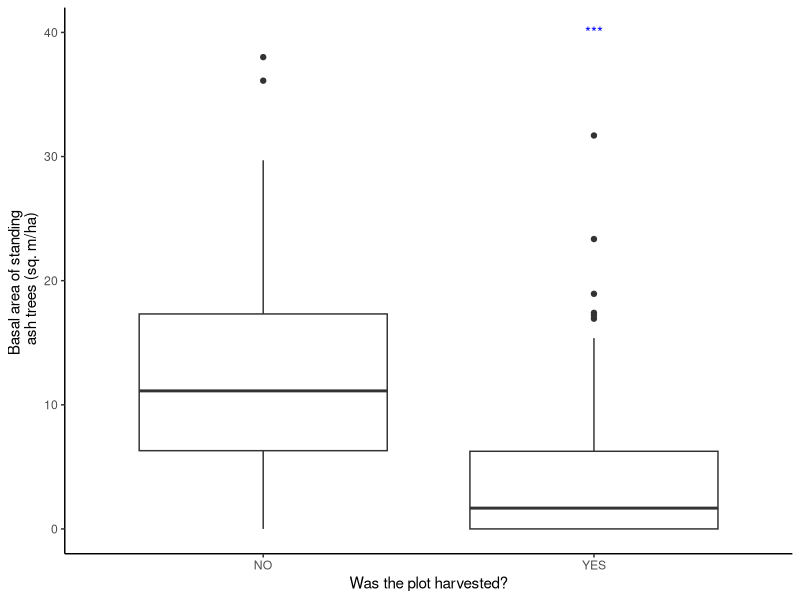
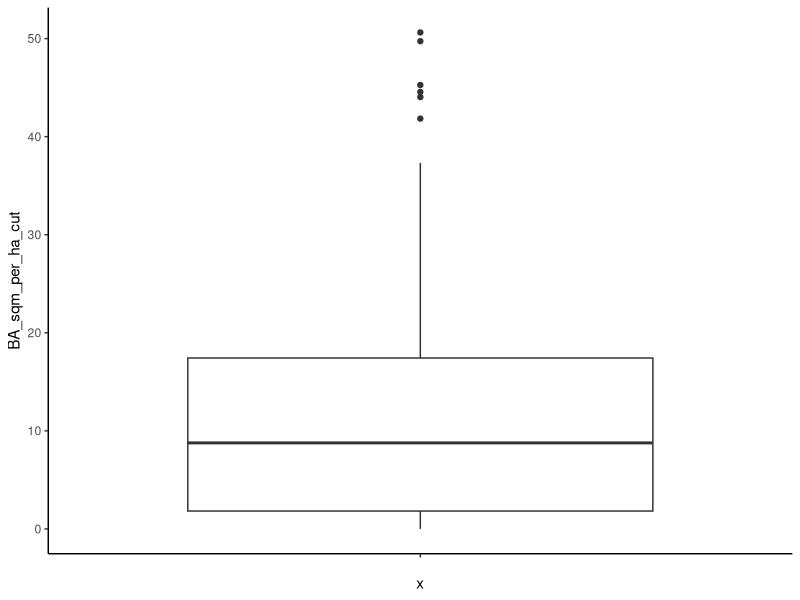
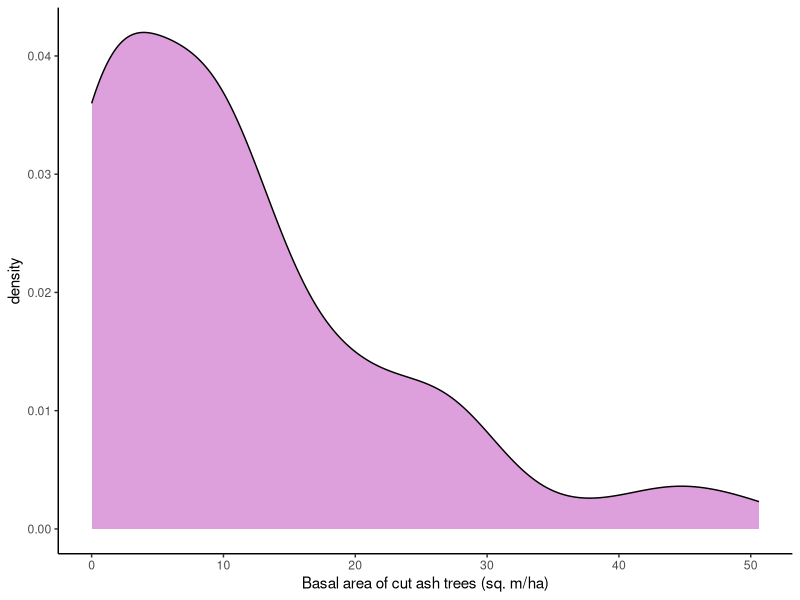
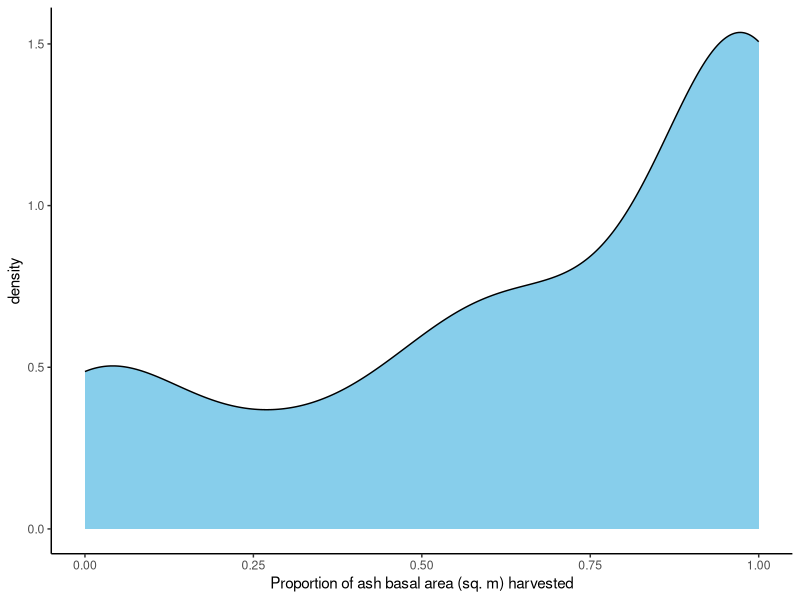
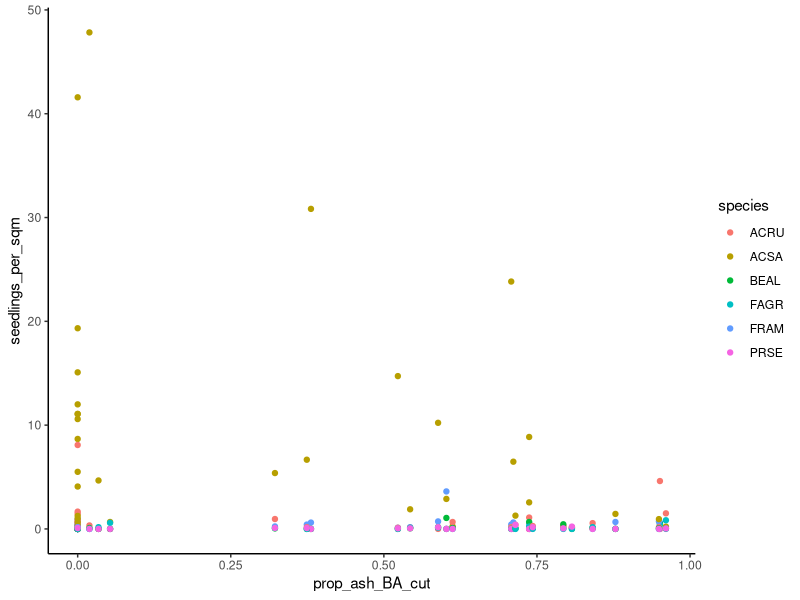
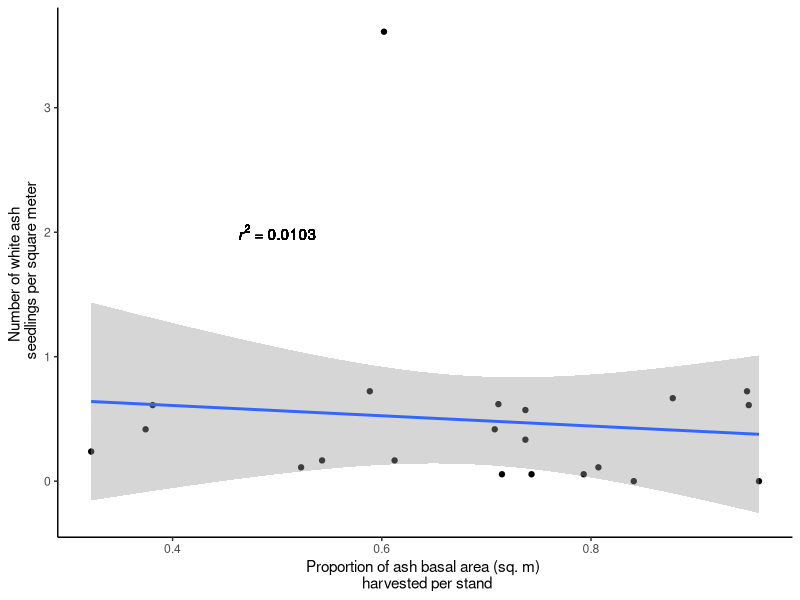
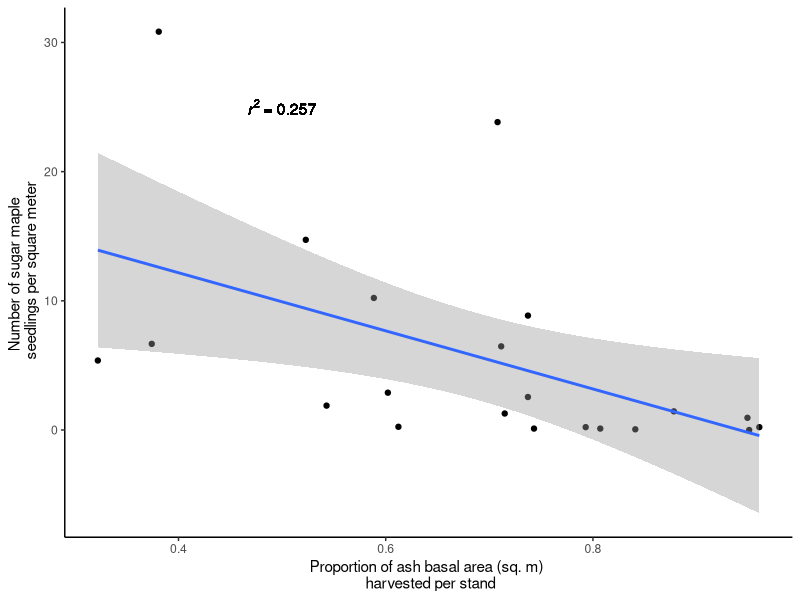
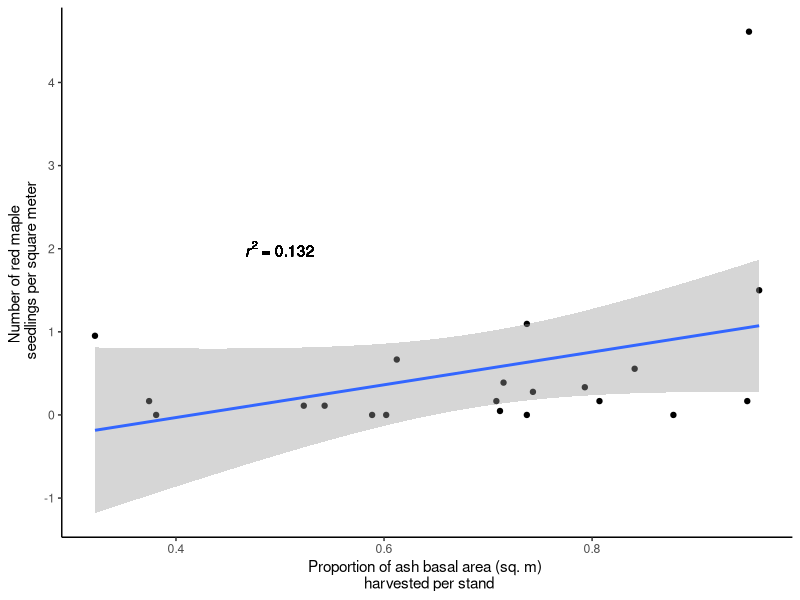

Reproduce these figures in R, in order.
# --------------------------------------------------
# Figures for research symposium presentation!
# 11 Nov 2020
# HH
# --------------------------------------------------
#

# first things first: load in the data, etc etc -------------------------------

stand_info <- read.csv("STAND_INFO_EAB_project_2020_cleaned_data.csv")
plot_info <- read.csv("PLOT_INFO_EAB_project_2020_cleaned_data.csv")
seedling_data <- read.csv("SEEDLINGS_EAB_project_2020_cleaned_data.csv")
overstory_data <- read.csv("TREES_EAB_project_2020_cleaned_data.csv")
small_sapling_data <- read.csv("SAPLINGS_SMALL_EAB_project_2020_cleaned_data.csv")
large_sapling_data <- read.csv("SAPLINGS_LARGE_EAB_project_2020_cleaned_data.csv")


library(tibble)
library(ggplot2)
library(patchwork)

#changing name of plot_ID column since it had some weird characters in it
names(seedling_data)[1] <- "plot_ID"
names(small_sapling_data)[1] <- "plot_ID"
names(large_sapling_data)[1] <- "plot_ID"
names(plot_info)[1] <- "plot_ID"
names(overstory_data)[1] <- "plot_ID"
#ditto for the first column, "Property" in stand_info
names(stand_info)[1]<- "Property"

#for first figure: looking @ range of ash BA cut

overstory_plus <- merge(x=overstory_data,y=plot_info,by="plot_ID")

#IN THE BELOW MODEL, I'm gonna convert things to use METRIC, not imperial, units!

overstory_plus$ASH_stump_DBH <- rep(NA)
overstory_plus$BA_sqm <- rep(NA)

#calculating BA for live trees & stumps using standard conversion from DBH to BA
#overstory_plus$BA_sqft <- overstory_plus$DBH_cm*overstory_plus$DBH_cm*0.005454

#BUT SINCE WE WANNA DO IT USING METRIC UNITS:
#RIGHT NOW THIS IS ONLY DOING IT CORRECTLY FOR LIVE TREES, NOT USING THE CORRECT DATA FOR STUMPS!!
overstory_plus$BA_sqm <- overstory_plus$DBH_cm*overstory_plus$DBH_cm*pi/40000

#only calculating the stump DBH w/ these constants for ash
for(i in nrow(overstory_plus)){
  if(overstory_plus$species[i]=="FRAM"){
    overstory_plus$ASH_stump_DBH[i] <- 
      (overstory_plus$DBH_cm[i]*((1.3716/overstory_plus$height_m[i])^-0.1074) +
         0.0685*(1.3716-overstory_plus$height_m[i]) + 0)
    # and then converting that to BA, for ASH stumps only
    overstory_plus$BA_sqm[i] <- 
      overstory_plus$ASH_stump_DBH[i]*overstory_plus$ASH_stump_DBH[i]*pi/40000 
  }
  
  ash_cut <- data.frame("plot_ID" = plot_info$plot_ID, 
                        "stand_ID" = plot_info$Stand_name,
                        "harvest_status" = plot_info$harvest_status, 
                        "gap_status" = plot_info$gap_status, 
                        "live_ash_sum"=rep(0), #starting @ zero so they can be added to
                        "cut_ash_sum"=rep(0) #ditto

  )
  
  for (i in 1:nrow(overstory_plus)){ #iterating thru each tree/stump/snag in all plots
    
    #basically, adding the BA of each live ash tree in a plot to the sum value
    if(overstory_plus$species[i]=="FRAM"){
      if(overstory_plus$status[i]=="live"){
        ash_cut$live_ash_sum[ash_cut$plot_ID==overstory_plus$plot_ID[i]] <- 
          ash_cut$live_ash_sum[ash_cut$plot_ID==overstory_plus$plot_ID[i]] +
          overstory_plus$BA_sqm[i]
        #using BA calculated from DBH calculated w/ the formula I used above!
      } else if(overstory_plus$status[i]=="stump") {
        ash_cut$cut_ash_sum[ash_cut$plot_ID==overstory_plus$plot_ID[i]] <- 
          ash_cut$cut_ash_sum[ash_cut$plot_ID==overstory_plus$plot_ID[i]] +
          overstory_plus$BA_sqm[i]
      }
    }
    
  }
}

#adding proportion of ash BA cut:
ash_cut$prop_BA_cut <- ash_cut$cut_ash_sum /
  (ash_cut$live_ash_sum+ash_cut$cut_ash_sum)

#adding a column for BA in sq meters PER HECTARE
ash_cut$BA_sqm_per_ha_live <- ash_cut$live_ash_sum/0.0401149965937
ash_cut$BA_sqm_per_ha_cut <- ash_cut$cut_ash_sum/0.0401149965937


# now creating FIRST BOXPLOT: live ash BA in harvested vs. unharvested plots -------------------------------

p <- ggplot(ash_cut, aes(x=harvest_status, y=BA_sqm_per_ha_live)) +
      geom_boxplot() + 
  theme_classic() +
  labs(x="Was the plot harvested?", y="Basal area of standing \n ash trees (sq. m/ha)") +
  annotate(geom="text", x=2, y=40, label="***", color="blue")
  
print(p)

#need to do a t-test to confirm this dif is signif......

tt1 <- t.test(ash_cut$BA_sqm_per_ha_live~ash_cut$harvest_status)
#we good! very significant (p<0.0001)
tt1
summary(tt1)

# now creating SECOND BOXPLOT: range of cut ash BA in all harvested sites -------------------------------

p1 <- ggplot(ash_cut[ash_cut$harvest_status=="YES",], 
             aes(x="", y=BA_sqm_per_ha_cut)) +
      geom_boxplot() +
      theme_classic()
print(p1)

#doing it as a density plot, still in units of sq m per ha
p2 <- ggplot(ash_cut[ash_cut$harvest_status=="YES",], 
             aes(x=BA_sqm_per_ha_cut)) +
  geom_density(fill="plum") +
  theme_classic() + 
  labs(x="Basal area of cut ash trees (sq. m/ha)", y="density")
print(p2)

#now doing it as a density plot by proportion of ash cut
p3 <- ggplot(ash_cut[ash_cut$harvest_status=="YES",], 
             aes(x=prop_BA_cut)) +
  geom_density(fill="sky blue") +
  theme_classic() + 
  labs(x="Proportion of ash basal area (sq. m) harvested", y="density")
print(p3)


# going into the SEEDLING data!!! -------------------------------

seedlings_plus <- merge(x=seedling_data,y=plot_info,by="plot_ID")

#finding out which seedlings showed up in the MOST plots:
how_many_seedlings = data.frame("species"=unique(seedlings_plus$species), 
                                "num_plots_present"=rep(0))
for(i in 1:nrow(how_many_seedlings)){
  how_many_seedlings$num_plots_present[i] <-
    sum(seedlings_plus$species==how_many_seedlings$species[i])
}
#now see which are present in the most plots
how_many_seedlings[order(how_many_seedlings$num_plots_present),]

#choosing the top 8 regenerating sp in terms of how many plots they're present in.
#BUT excluding Rubus and Striped Maple since they aren't overstory species!
#so really, the top 6 overstory sp represented in # plots w/ regeneration.
some_seedlings <- data.frame("plot_ID" = plot_info$plot_ID, 
                            "stand_ID" = plot_info$Stand_name,
                            "harvest_status" = plot_info$harvest_status, 
                            "gap_status" = plot_info$gap_status, 
                            "ash_seedling_sum"=rep(0), #starting @ zero so they can be added to
                            "sugar_maple_seedling_sum"=rep(0),
                            "red_maple_seedling_sum"=rep(0),
                            "yellow_birch_seedling_sum"=rep(0),
                            "beech_seedling_sum"=rep(0),
                            "black_cherry_seedling_sum"=rep(0)
                            )

#creating a vector of the 6 species we're looking at for use in the loop...
seedlings_vec <- c("FRAM", "ACSA", "ACRU", "BEAL", "FAGR", "PRSE")
names(some_seedlings)

#for loop to sum up all the seedlings of these species, per plot...
for(i in 1:nrow(seedlings_plus)){ #iterating thru each seedling!
  for (j in 1:length(seedlings_vec)){ # 'j' will refer to each species separately!
    if(seedlings_plus$species[i]==seedlings_vec[j]){
    some_seedlings[seedlings_plus$plot_ID[i]==some_seedlings$plot_ID,4+j] <- #referring to correct column!
      some_seedlings[seedlings_plus$plot_ID[i]==some_seedlings$plot_ID,4+j] +
      seedlings_plus$tally[i]
  }
  }
}

#glimpse(some_seedlings)

# STAND-LEVEL DATA -------------------------------

#creating the stand-level HARVEST data:
#do the same thing for cut/live ash by STAND
ash_cut_stand <- data.frame("stand_ID" = stand_info$Stand_name, 
                            # making harvest status a binary variable of cut vs. not (not implicating "to be cut")
                            "harvest_status" = ifelse(stand_info$Harvest_status=="cut",TRUE,FALSE) ,
                            "live_ash_sum"=rep(0), #starting @ zero so they can be added to
                            "cut_ash_sum"=rep(0) #ditto
                            #,"any_live_ash"=rep("NA"), #but adding a separate var to tell
                            #"any_cut_ash"=rep("NA") #whether it actually went thru /was counted
)

#for loop to sum up harvested BA by stand...
for(i in 1:nrow(ash_cut)){ #iterating thru each PLOT!
  ash_cut_stand$live_ash_sum[ash_cut$stand_ID[i]==ash_cut_stand$stand_ID] <-
    ash_cut_stand$live_ash_sum[ash_cut$stand_ID[i]==ash_cut_stand$stand_ID] +
    ash_cut$live_ash_sum[i] #adding total BA per plot......
  ash_cut_stand$cut_ash_sum[ash_cut$stand_ID[i]==ash_cut_stand$stand_ID] <-
    ash_cut_stand$cut_ash_sum[ash_cut$stand_ID[i]==ash_cut_stand$stand_ID] +
    ash_cut$cut_ash_sum[i]
}

#adding proportion of ash BA cut:
ash_cut_stand$prop_BA_cut <- ash_cut_stand$cut_ash_sum /
  (ash_cut_stand$live_ash_sum+ash_cut_stand$cut_ash_sum)

#now need to transform to per-stand #s.
some_seedlings_stand <- data.frame("stand_ID" = rep(stand_info$Stand_name, each=6),
                                   #repeating 6 times so there's one line per stand per species
                                   # making harvest status a binary variable of cut vs. not (not implicating "to be cut")
                                   "harvest_status" = rep(ifelse(stand_info$Harvest_status=="cut",TRUE,FALSE), each=6) ,
                                   "num_plots" = rep(stand_info$num_plots, each=6),
                                   "species" = rep(seedlings_vec, times=nrow(stand_info)),
                                   "stand_sum" = rep(0),
                                   "prop_ash_BA_cut" = rep(ash_cut_stand$prop_BA_cut, each=6)
)

#It worked!
#glimpse(some_seedlings_stand)

#for loop to sum up all these seedlings per stand...
for(i in 1:nrow(some_seedlings)){ #iterating thru each PLOT!
  for (j in 1:length(seedlings_vec)){
    some_seedlings_stand$stand_sum[
      some_seedlings_stand$species==seedlings_vec[j] & 
        some_seedlings_stand$stand_ID==some_seedlings$stand_ID[i]] <-
      some_seedlings_stand$stand_sum[
        some_seedlings_stand$species==seedlings_vec[j] & 
          some_seedlings_stand$stand_ID==some_seedlings$stand_ID[i]] + 
      some_seedlings[i,4+j]
  }
}

#DIVIDING the count by (# plots * 3) [# subplots per plot]
#to get count per meter-squared!!
some_seedlings_stand$seedlings_per_sqm <- some_seedlings_stand$stand_sum / 
  (some_seedlings_stand$num_plots*3)

#checking to see if it worked...
glimpse(some_seedlings_stand)

#AHEM: now EXCLUDING one stand b/c it was just too WEIRD
sdlg_stand_most <- some_seedlings_stand[some_seedlings_stand$stand_ID!="Shaker State Forest",]

# now creating THIRD SLIDE: seedlings x ash harvest intensity -------------------------------

#using the dataframe EXCLUDING shaker state forest since there was NO ASH CUT there apparently!
p4 <- ggplot(data=sdlg_stand_most, aes(x=prop_ash_BA_cut, y=seedlings_per_sqm)) +
      geom_point(aes(col=species)) + theme_classic()
print(p4)
#this one w/ all seedling species together DOESN'T really work b/c ACSA has so many
#more than any other species!

#adding a FORMULA/FUNCTION for linear regression!( thanks Google!)

lm_eqn <- function(speci){
  m <- lm(seedlings_per_sqm ~ prop_ash_BA_cut, 
          data=sdlg_stand_most[sdlg_stand_most$species==speci & sdlg_stand_most$harvest_status==TRUE,]);
  eq <- substitute(italic(r)^2~"="~r2, 
                   list(r2 = format(summary(m)$r.squared, digits = 3)))
  as.character(as.expression(eq));
}

#so instead, let's do it separately by species....
#and for these scatterplots, look ONLY @ harvested sites (can incorporate unharv ones in a boxplot instead)
p5 <- ggplot(data=sdlg_stand_most[sdlg_stand_most$species=="FRAM" & 
                                         sdlg_stand_most$harvest_status==TRUE,], 
             aes(x=prop_ash_BA_cut, y=seedlings_per_sqm)) +
      geom_point() + theme_classic() +
  labs (x="Proportion of ash basal area (sq. m) \n harvested per stand",
        y= "Number of white ash \n seedlings per square meter") +
  geom_smooth (method=lm) +
  geom_text(x=.5, y=2, label=lm_eqn("FRAM"), parse=TRUE)
  
print(p5)

#out of curiosity, let's look at everything BUT sugar maple...
#p6 <- ggplot(data=sdlg_stand_most[sdlg_stand_most$species!="ACSA",], 
#             aes(x=prop_ash_BA_cut, y=seedlings_per_sqm)) +
#  geom_point(aes(col=species))
#print(p6)

#OK, now onto the other species!
p7 <- ggplot(data=sdlg_stand_most[sdlg_stand_most$species=="ACSA" & 
                                         sdlg_stand_most$harvest_status==TRUE,], 
             aes(x=prop_ash_BA_cut, y=seedlings_per_sqm)) +
  geom_point() + theme_classic() + 
  labs (x="Proportion of ash basal area (sq. m) \n harvested per stand",
        y= "Number of sugar maple \n seedlings per square meter")+
  geom_smooth (method=lm)+
  geom_text(x=.5, y=25, label=lm_eqn("ACSA"), parse=TRUE)
print(p7)

p8 <- ggplot(data=sdlg_stand_most[sdlg_stand_most$species=="ACRU" & 
                                    sdlg_stand_most$harvest_status==TRUE,], 
             aes(x=prop_ash_BA_cut, y=seedlings_per_sqm)) +
  geom_point() + theme_classic() + 
  labs (x="Proportion of ash basal area (sq. m) \n harvested per stand",
        y= "Number of red maple \n seedlings per square meter")+
  geom_smooth (method=lm)+
  geom_text(x=.5, y=2, label=lm_eqn("ACRU"), parse=TRUE)
print(p8)

p9 <- ggplot(data=sdlg_stand_most[sdlg_stand_most$species=="BEAL" & 
                                    sdlg_stand_most$harvest_status==TRUE,], 
             aes(x=prop_ash_BA_cut, y=seedlings_per_sqm)) +
  geom_point() + theme_classic() + 
  labs (x="Proportion of ash basal area (sq. m) \n harvested per stand",
        y= "Number of yellow birch \n seedlings per square meter")+
  geom_smooth (method=lm)+
  geom_text(x=.5, y=.5, label=lm_eqn("BEAL"), parse=TRUE)
print(p9)

p10 <- ggplot(data=sdlg_stand_most[sdlg_stand_most$species=="FAGR" & 
                                    sdlg_stand_most$harvest_status==TRUE,], 
             aes(x=prop_ash_BA_cut, y=seedlings_per_sqm)) +
  geom_point() + theme_classic() + 
  labs (x="Proportion of ash basal area (sq. m) \n harvested per stand",
        y= "Number of American beech \n seedlings per square meter")+
  geom_smooth (method=lm)+
  geom_text(x=.5, y=.5, label=lm_eqn("FAGR"), parse=TRUE)
print(p10)

p11 <- ggplot(data=sdlg_stand_most[sdlg_stand_most$species=="PRSE" & 
                                    sdlg_stand_most$harvest_status==TRUE,], 
             aes(x=prop_ash_BA_cut, y=seedlings_per_sqm)) +
  geom_point() + theme_classic() + 
  labs (x="Proportion of ash basal area (sq. m) \n harvested per stand",
        y= "Number of black cherry \n seedlings per square meter")+
  geom_smooth (method=lm) +
  geom_text(x=.5, y=.3, label=lm_eqn("PRSE"), parse=TRUE)
print(p11)

#patchwork it all together!!
(p5 | p7 | p8) / (p9 | p10 | p11)

## LET'S TRY A DIF VERSION OF THIS USING FACET_WRAP

#this looks good!! just wanna change the label names to common names.
new_labels <- c(ACRU = "red maple, R^2=0.0917", 
                ACSA = "sugar maple, R^2=0.273", 
                BEAL = "yellow birch, R^2=0.00492",
                FAGR = "American beech, R^2=0.126", 
                FRAM = "white ash, R^2=0.0158", 
                PRSE = "black cherry, R^2=0.0144")

p12 <- ggplot(data=sdlg_stand_most[sdlg_stand_most$harvest_status==TRUE,], 
              aes(x=prop_ash_BA_cut, y=seedlings_per_sqm)) +
  geom_point() + theme_classic() + 
  labs (x="Proportion of ash basal area (sq. m) harvested per stand",
        y= "Number of seedlings \n per square meter")+
  geom_smooth (method=lm) +
  #geom_text(x=.5, y=.3, label=lm_eqn("PRSE"), parse=TRUE)
  facet_wrap(~ species, nrow=2, ncol=3, scales="free_y", 
             labeller=labeller(species=new_labels))
print(p12)



### DENSITY PLOTS ###

#also going to try a density plot looking @ seedlings in harvested vs. unharvested plots...
p100 <- ggplot(data=sdlg_stand_most[sdlg_stand_most$species=="ACSA",], 
             aes(x=stand_sum, alpha=0.6)) +
  geom_density(aes(fill=harvest_status)) + theme_classic() #+ 
 # labs (x="Proportion of ash basal area (sq. m) harvested",
 #      y= "Number of sugar maple \n seedlings per stand")
print(p100)


#11TH HOUR (MORE LIKE SECOND HOUR) THOUGHT: DO I NEED TO CALCULATE SEEDLINGS 
#AS AN AVG PER METER-SQUARED INSTEAD OF JUST THE RAW #?
#PROBABLY!!
#Can solve this by adding a column to the seedlings dataframe dividing the # of seedlings
#by the number of plots/subplots w/in that stand!
#glimpse(stand_info)
#I'm going back up into the code to build this into the dataframe!
#UPDATE: I did it. :/

#okay, before I COMPLETELY go to bed...let's look at boxplots?!
#JK- I'm actually going to bed now! It's 4 a.m.!!!